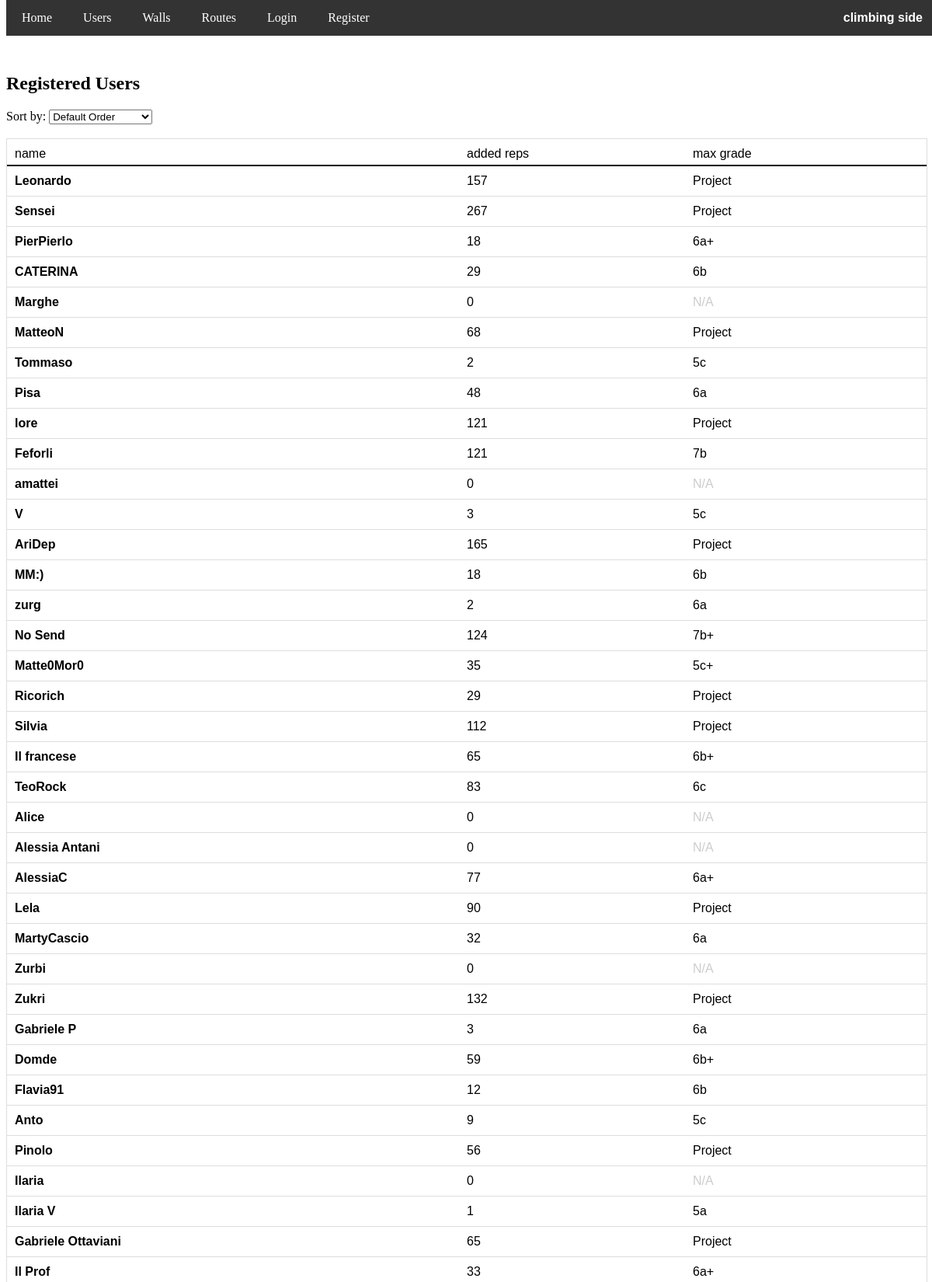
Screenshot of /users (upper part) with the database file from the repository.
### app/models.py (models this page shows, shortened)
class User(db.Model, UserMixin):
    id = db.Column(db.Integer, primary_key=True)
    username = db.Column(db.String(150), unique=True, nullable=False)
    password = db.Column(db.String(60), nullable=False)
    routes = db.relationship('Route', secondary=user_route, backref='users', lazy=True)

### app/users.py (the view)
@users.route('/users')
def users_list():
    sort_order = request.args.get('sort', 'default')
    grade_value = case(
        (Route.grade == 'project', -1),
        else_=Route.grade
    )
    users_with_stats = db.session.query(
    User.id, User.username,
    func.count(user_route.c.route_id).label('repetitions'),
    func.max(grade_value).label('max_grade')
    ).outerjoin(user_route, User.id == user_route.c.user_id) \
    .outerjoin(Route, Route.id == user_route.c.route_id) \
    .group_by(User.id)
    if sort_order == 'alph':
        users_with_stats = users_with_stats.order_by(func.lower(User.username))
    elif sort_order == 'nreps':
        users_with_stats = users_with_stats.order_by(func.count(user_route.c.route_id).desc())
    elif sort_order == 'maxgrade':
        users_with_stats = users_with_stats.order_by(func.max(grade_value).desc())
    else:
        users_with_stats = users_with_stats.order_by(User.id)
    users = users_with_stats.all()
    n_users = len(users)
    if current_user.is_authenticated:
        current_username = current_user.username
    else:
        current_username = None  # No logged-in user
    return render_template('users/users_list.html', users=users, current_username=current_username, sort_order=sort_order, n_users=n_users)

### app/templates/users/users_list.html (shortened to what this page needs)
<!DOCTYPE html>
<html lang="en">
<head>
    <link rel="stylesheet" href="{{ url_for('static', filename='styles.css') }}">
</head>
<body>
    {% if current_user.is_authenticated %}
        <div class="navbar" id="myNavbar">
            <span class="navbar-right"><b>climbing side</b></span>
            <a href="{{ url_for('home.homepage') }}">Home</a>
            <a href="{{ url_for('users.users_list') }}">Users</a>
            <a href="{{ url_for('routes.walls_list') }}">Walls</a>
            <a href="{{ url_for('routes.routes_list') }}">Routes</a>
            <a href="{{ url_for('users.user_page', user_id=current_user.id) }}">Profile</a>
            <a href="{{ url_for('users.logout') }}" onclick="return confirmLogout()" >Logout</a>
            <a href="javascript:void(0);" class="icon" onclick="toggleMenu()">&#9776;</a>
        </div>
    {% else %}
        <div class="navbar" id="myNavbar">
            <span class="navbar-right"><b>climbing side</b></span>
            <a href="{{ url_for('home.homepage') }}">Home</a>
            <a href="{{ url_for('users.users_list') }}">Users</a>
            <a href="{{ url_for('routes.walls_list') }}">Walls</a>
            <a href="{{ url_for('routes.routes_list') }}">Routes</a>
            <a href="{{ url_for('users.login') }}" >Login</a>
            <a href="{{ url_for('users.register') }}" >Register</a>
        </div>
    {% endif %}
    <br>
    <br>
    <div class="content">
    <h2>Registered Users</h2>
    <div>
        <label for="sort">Sort by:</label>
        <select id="sort" name="sort" onchange="window.location.href = '?sort=' + this.value;">
            <option value="default" {% if sort_order == 'default' %}selected{% endif %}>Default Order</option>
        </select>
    </div>
    <br>
    {% if users %}
        <div class="table" style="font-family: Verdana, sans-serif;">
            <div class="row" style="border-bottom: 2px solid black; padding-bottom: 5px;">
                <span style="flex-basis: 50%; "> name </span>
                <span> added reps </span>
                <span> max grade </span>
            </div>
            {% for user_row in users %}
            <div class="row" style="{% if current_username and user_row[1] == current_username %} background-color: rgba(15, 240, 5, 0.3); {% endif %}">
                <a href="{{ url_for('users.user_page', user_id=user_row[0]) }}" class="link6"> {{ user_row[1] }} </a>
                <span> {{ user_row[2] }} </span>
                <span style="color: {{ 'black' if user_row[3] else '#ccc' }}"> {{ user_row[3] or 'N/A' }} </span>
            </div>
            {% endfor %}
        </div>
        {% else %}
        <p>No users found.</p>
    {% endif %}
    <br>
    <br>
    <br>
    <br>
    <br>
    <br>
    <br>
    <br>
    </div>
</body>
</html>

### app/static/styles.css (style rules this page uses)
.link6 { color: black; font-weight: bold; text-decoration: none; }
.navbar { background-color: #333; overflow: hidden; position: fixed; top: 0; width: 100%; z-index: 9999; }
.navbar a { float: left; display: block; color: white; text-align: center; padding: 14px 20px; text-decoration: none; }
.navbar-right { float: right; color: white; padding: 14px 20px; text-align: center; font-family: Verdana, sans-serif; }
.content { padding-top: 30px; }

### app/templates/users/users_list.html (style rules this page uses)
.table { display: flex; flex-direction: column; width: 100%; border: 1px solid #ddd; }
.row { display: flex; padding: 10px; border-bottom: 1px solid #ddd; }
.row a { flex-basis: 50%; overflow-wrap: anywhere; word-break: normal; }
.row span { flex-basis: 25%; text-align: left; }

### rows the page displays
User: username "Leonardo", user_row "157", user_row "Project"
User: username "Sensei", user_row "267", user_row "Project"
User: username "PierPierlo", user_row "18", user_row "6a+"
User: username "CATERINA", user_row "29", user_row "6b"
User: username "Marghe", user_row "0", user_row "N/A"
User: username "MatteoN", user_row "68", user_row "Project"
User: username "Tommaso", user_row "2", user_row "5c"
User: username "Pisa", user_row "48", user_row "6a"
User: username "lore", user_row "121", user_row "Project"
User: username "Feforli", user_row "121", user_row "7b"
User: username "amattei", user_row "0", user_row "N/A"
User: username "AriDep", user_row "165", user_row "Project"
User: username "MM:)", user_row "18", user_row "6b"
User: username "zurg", user_row "2", user_row "6a"
User: username "No Send", user_row "124", user_row "7b+"
User: username "Matte0Mor0", user_row "35", user_row "5c+"
User: username "Ricorich", user_row "29", user_row "Project"
User: username "Silvia", user_row "112", user_row "Project"
User: username "Il francese", user_row "65", user_row "6b+"
User: username "TeoRock", user_row "83", user_row "6c"
User: username "Alice", user_row "0", user_row "N/A"
User: username "Alessia Antani", user_row "0", user_row "N/A"
User: username "AlessiaC", user_row "77", user_row "6a+"
User: username "Lela", user_row "90", user_row "Project"
User: username "MartyCascio", user_row "32", user_row "6a"
User: username "Zurbi", user_row "0", user_row "N/A"
User: username "Zukri", user_row "132", user_row "Project"
User: username "Gabriele P", user_row "3", user_row "6a"
User: username "Domde", user_row "59", user_row "6b+"
User: username "Flavia91", user_row "12", user_row "6b"
User: username "Anto", user_row "9", user_row "5c"
User: username "Pinolo", user_row "56", user_row "Project"
User: username "Ilaria", user_row "0", user_row "N/A"
User: username "Ilaria V", user_row "1", user_row "5a"
User: username "Gabriele Ottaviani", user_row "65", user_row "Project"
User: username "Il Prof", user_row "33", user_row "6a+"

### other values shown
{{ user_row[1] }} "V"
{{ user_row[2] }} "3"
{{ user_row[3] or 'N/A' }} "5c"
